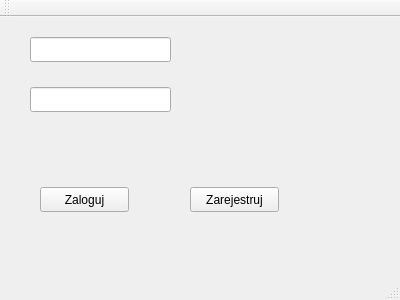
<?xml version="1.0" encoding="UTF-8"?>
<ui version="4.0">
 <class>LoginWindow</class>
 <widget class="QMainWindow" name="LoginWindow">
  <property name="geometry">
   <rect>
    <x>0</x>
    <y>0</y>
    <width>400</width>
    <height>300</height>
   </rect>
  </property>
  <property name="windowTitle">
   <string>LoginWindow</string>
  </property>
  <widget class="QWidget" name="centralWidget">
   <widget class="QLineEdit" name="loginLineEdit">
    <property name="geometry">
     <rect>
      <x>30</x>
      <y>20</y>
      <width>141</width>
      <height>25</height>
     </rect>
    </property>
    <property name="echoMode">
     <enum>QLineEdit::Normal</enum>
    </property>
   </widget>
   <widget class="QLineEdit" name="passwordLineEdit">
    <property name="geometry">
     <rect>
      <x>30</x>
      <y>70</y>
      <width>141</width>
      <height>25</height>
     </rect>
    </property>
    <property name="echoMode">
     <enum>QLineEdit::Password</enum>
    </property>
   </widget>
   <widget class="QPushButton" name="loginButton">
    <property name="geometry">
     <rect>
      <x>40</x>
      <y>170</y>
      <width>89</width>
      <height>25</height>
     </rect>
    </property>
    <property name="text">
     <string>Zaloguj</string>
    </property>
   </widget>
   <widget class="QPushButton" name="registerButton">
    <property name="geometry">
     <rect>
      <x>190</x>
      <y>170</y>
      <width>89</width>
      <height>25</height>
     </rect>
    </property>
    <property name="text">
     <string>Zarejestruj</string>
    </property>
   </widget>
  </widget>
  <widget class="QMenuBar" name="menuBar">
   <property name="geometry">
    <rect>
     <x>0</x>
     <y>0</y>
     <width>400</width>
     <height>22</height>
    </rect>
   </property>
  </widget>
  <widget class="QToolBar" name="mainToolBar">
   <attribute name="toolBarArea">
    <enum>TopToolBarArea</enum>
   </attribute>
   <attribute name="toolBarBreak">
    <bool>false</bool>
   </attribute>
  </widget>
  <widget class="QStatusBar" name="statusBar"/>
 </widget>
 <layoutdefault spacing="6" margin="11"/>
 <resources/>
 <connections/>
</ui>
